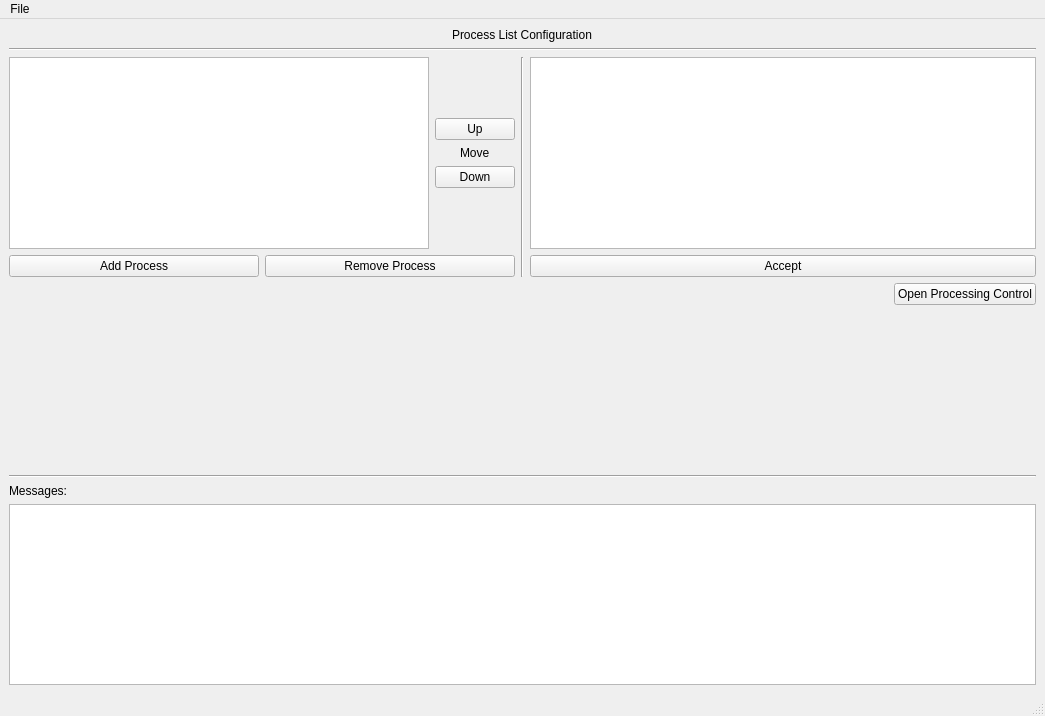
<?xml version="1.0" encoding="UTF-8"?>
<ui version="4.0">
 <class>adaptConfig</class>
 <widget class="QMainWindow" name="adaptConfig">
  <property name="geometry">
   <rect>
    <x>0</x>
    <y>0</y>
    <width>1045</width>
    <height>716</height>
   </rect>
  </property>
  <property name="windowTitle">
   <string>ADAPT - A Data Processing Toolkit</string>
  </property>
  <widget class="QWidget" name="centralwidget">
   <layout class="QGridLayout" name="gridLayout">
    <item row="0" column="0">
     <layout class="QVBoxLayout" name="verticalLayout_3">
      <item alignment="Qt::AlignHCenter">
       <widget class="QLabel" name="topLabel">
        <property name="text">
         <string>Process List Configuration</string>
        </property>
       </widget>
      </item>
      <item>
       <widget class="Line" name="line">
        <property name="orientation">
         <enum>Qt::Horizontal</enum>
        </property>
       </widget>
      </item>
      <item>
       <layout class="QHBoxLayout" name="horizontalLayout_3">
        <item>
         <layout class="QVBoxLayout" name="verticalLayout_4">
          <item>
           <layout class="QHBoxLayout" name="horizontalLayout_2">
            <item>
             <widget class="QListWidget" name="processListWidget"/>
            </item>
            <item>
             <layout class="QVBoxLayout" name="verticalLayout">
              <item>
               <spacer name="verticalSpacer_3">
                <property name="orientation">
                 <enum>Qt::Vertical</enum>
                </property>
                <property name="sizeHint" stdset="0">
                 <size>
                  <width>20</width>
                  <height>40</height>
                 </size>
                </property>
               </spacer>
              </item>
              <item>
               <widget class="QPushButton" name="moveUpButton">
                <property name="text">
                 <string>Up</string>
                </property>
               </widget>
              </item>
              <item alignment="Qt::AlignHCenter">
               <widget class="QLabel" name="label">
                <property name="text">
                 <string>Move</string>
                </property>
               </widget>
              </item>
              <item>
               <widget class="QPushButton" name="moveDownButton">
                <property name="text">
                 <string>Down</string>
                </property>
               </widget>
              </item>
              <item>
               <spacer name="verticalSpacer_2">
                <property name="orientation">
                 <enum>Qt::Vertical</enum>
                </property>
                <property name="sizeHint" stdset="0">
                 <size>
                  <width>20</width>
                  <height>40</height>
                 </size>
                </property>
               </spacer>
              </item>
             </layout>
            </item>
           </layout>
          </item>
          <item>
           <layout class="QHBoxLayout" name="horizontalLayout">
            <item>
             <widget class="QPushButton" name="addProcessButton">
              <property name="text">
               <string>Add Process</string>
              </property>
             </widget>
            </item>
            <item>
             <widget class="QPushButton" name="removeProcessButton">
              <property name="text">
               <string>Remove Process</string>
              </property>
             </widget>
            </item>
           </layout>
          </item>
         </layout>
        </item>
        <item>
         <widget class="Line" name="line_3">
          <property name="orientation">
           <enum>Qt::Vertical</enum>
          </property>
         </widget>
        </item>
        <item>
         <layout class="QVBoxLayout" name="verticalLayout_2">
          <item>
           <widget class="QTableWidget" name="tableWidget"/>
          </item>
          <item>
           <widget class="QPushButton" name="acceptConfigButton">
            <property name="text">
             <string>Accept</string>
            </property>
           </widget>
          </item>
         </layout>
        </item>
       </layout>
      </item>
      <item>
       <layout class="QHBoxLayout" name="horizontalLayout_4">
        <item>
         <spacer name="horizontalSpacer">
          <property name="orientation">
           <enum>Qt::Horizontal</enum>
          </property>
          <property name="sizeHint" stdset="0">
           <size>
            <width>40</width>
            <height>20</height>
           </size>
          </property>
         </spacer>
        </item>
        <item>
         <widget class="QPushButton" name="nextButton">
          <property name="text">
           <string>Open Processing Control</string>
          </property>
         </widget>
        </item>
       </layout>
      </item>
      <item>
       <spacer name="verticalSpacer">
        <property name="orientation">
         <enum>Qt::Vertical</enum>
        </property>
        <property name="sizeHint" stdset="0">
         <size>
          <width>20</width>
          <height>40</height>
         </size>
        </property>
       </spacer>
      </item>
      <item>
       <widget class="Line" name="line_2">
        <property name="orientation">
         <enum>Qt::Horizontal</enum>
        </property>
       </widget>
      </item>
      <item>
       <widget class="QLabel" name="messageLabel">
        <property name="text">
         <string>Messages:</string>
        </property>
       </widget>
      </item>
      <item>
       <widget class="QTextBrowser" name="textBrowser">
        <property name="maximumSize">
         <size>
          <width>16777215</width>
          <height>181</height>
         </size>
        </property>
       </widget>
      </item>
     </layout>
    </item>
   </layout>
  </widget>
  <widget class="QMenuBar" name="menubar">
   <property name="geometry">
    <rect>
     <x>0</x>
     <y>0</y>
     <width>1045</width>
     <height>19</height>
    </rect>
   </property>
   <widget class="QMenu" name="menuFile">
    <property name="title">
     <string>File</string>
    </property>
    <addaction name="actionOpen"/>
    <addaction name="actionOpen_recent"/>
    <addaction name="actionSave"/>
    <addaction name="separator"/>
    <addaction name="actionQuit"/>
   </widget>
   <addaction name="menuFile"/>
  </widget>
  <widget class="QStatusBar" name="statusbar"/>
  <action name="actionOpen">
   <property name="text">
    <string>Open</string>
   </property>
  </action>
  <action name="actionOpen_recent">
   <property name="text">
    <string>Open recent</string>
   </property>
  </action>
  <action name="actionSave">
   <property name="text">
    <string>Save</string>
   </property>
  </action>
  <action name="actionQuit">
   <property name="text">
    <string>Quit</string>
   </property>
  </action>
 </widget>
 <resources/>
 <connections/>
</ui>
